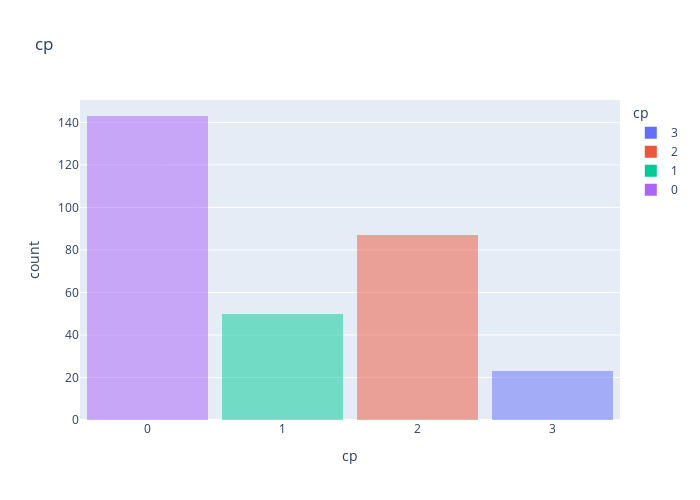

The code cell stored with this chart in its notebook:
### Code cell
hisplot("cp")

### Figure 1 — Plotly figure (JSON) as saved in the notebook; plotly's stock layout.template omitted (floating-point values rounded to 4 significant figures; data arrays with more than 128 entries replaced by an {"elided": "..."} marker saying what was removed)
{"data": [{"alignmentgroup": "True", "bingroup": "x", "hovertemplate": "cp=%{x}<br>count=%{y}<extra></extra>", "legendgroup": "3", "marker": {"color": "#636efa", "opacity": 0.5, "pattern": {"shape": ""}}, "name": "3", "offsetgroup": "3", "orientation": "v", "showlegend": true, "type": "histogram", "x": [3, 3, 3, 3, 3, 3, 3, 3, 3, 3, 3, 3, 3, 3, 3, 3, 3, 3, 3, 3, 3, 3, 3], "xaxis": "x", "yaxis": "y"}, {"alignmentgroup": "True", "bingroup": "x", "hovertemplate": "cp=%{x}<br>count=%{y}<extra></extra>", "legendgroup": "2", "marker": {"color": "#EF553B", "opacity": 0.5, "pattern": {"shape": ""}}, "name": "2", "offsetgroup": "2", "orientation": "v", "showlegend": true, "type": "histogram", "x": [2, 2, 2, 2, 2, 2, 2, 2, 2, 2, 2, 2, 2, 2, 2, 2, 2, 2, 2, 2, 2, 2, 2, 2, 2, 2, 2, 2, 2, 2, 2, 2, 2, 2, 2, 2, 2, 2, 2, 2, 2, 2, 2, 2, 2, 2, 2, 2, 2, 2, 2, 2, 2, 2, 2, 2, 2, 2, 2, 2, 2, 2, 2, 2, 2, 2, 2, 2, 2, 2, 2, 2, 2, 2, 2, 2, 2, 2, 2, 2, 2, 2, 2, 2, 2, 2, 2], "xaxis": "x", "yaxis": "y"}, {"alignmentgroup": "True", "bingroup": "x", "hovertemplate": "cp=%{x}<br>count=%{y}<extra></extra>", "legendgroup": "1", "marker": {"color": "#00cc96", "opacity": 0.5, "pattern": {"shape": ""}}, "name": "1", "offsetgroup": "1", "orientation": "v", "showlegend": true, "type": "histogram", "x": [1, 1, 1, 1, 1, 1, 1, 1, 1, 1, 1, 1, 1, 1, 1, 1, 1, 1, 1, 1, 1, 1, 1, 1, 1, 1, 1, 1, 1, 1, 1, 1, 1, 1, 1, 1, 1, 1, 1, 1, 1, 1, 1, 1, 1, 1, 1, 1, 1, 1], "xaxis": "x", "yaxis": "y"}, {"alignmentgroup": "True", "bingroup": "x", "hovertemplate": "cp=%{x}<br>count=%{y}<extra></extra>", "legendgroup": "0", "marker": {"color": "#ab63fa", "opacity": 0.5, "pattern": {"shape": ""}}, "name": "0", "offsetgroup": "0", "orientation": "v", "showlegend": true, "type": "histogram", "x": {"elided": "143 int values"}, "xaxis": "x", "yaxis": "y"}], "layout": {"bargap": 0.1, "barmode": "stack", "height": 500, "legend": {"title": {"text": "cp"}, "tracegroupgap": 0}, "title": {"text": "cp"}, "width": 700, "xaxis": {"anchor": "y", "categoryarray": [3, 2, 1, 0], "categoryorder": "total descending", "domain": [0.0, 1.0], "title": {"text": "cp"}}, "yaxis": {"anchor": "x", "domain": [0.0, 1.0], "title": {"text": "count"}}}}
